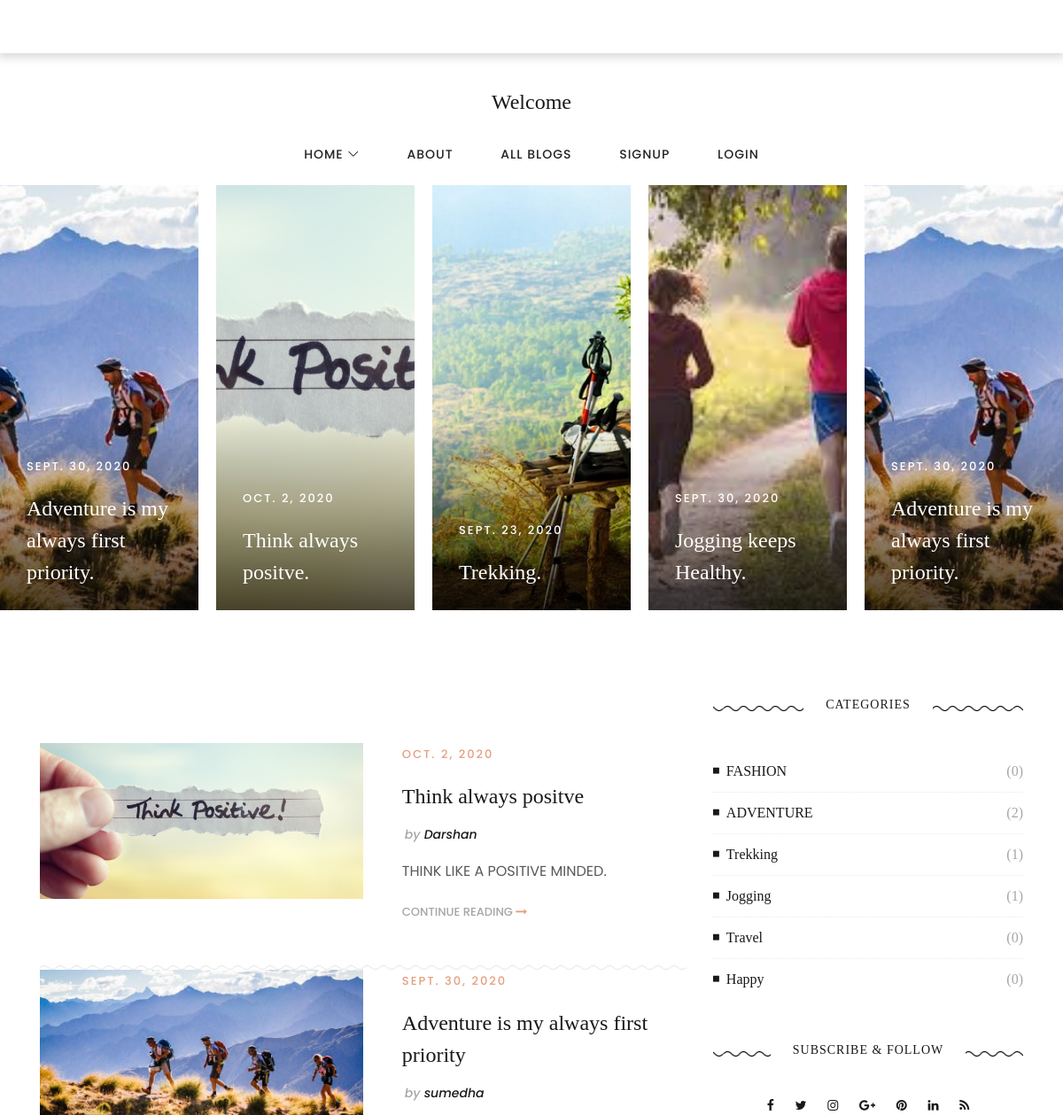
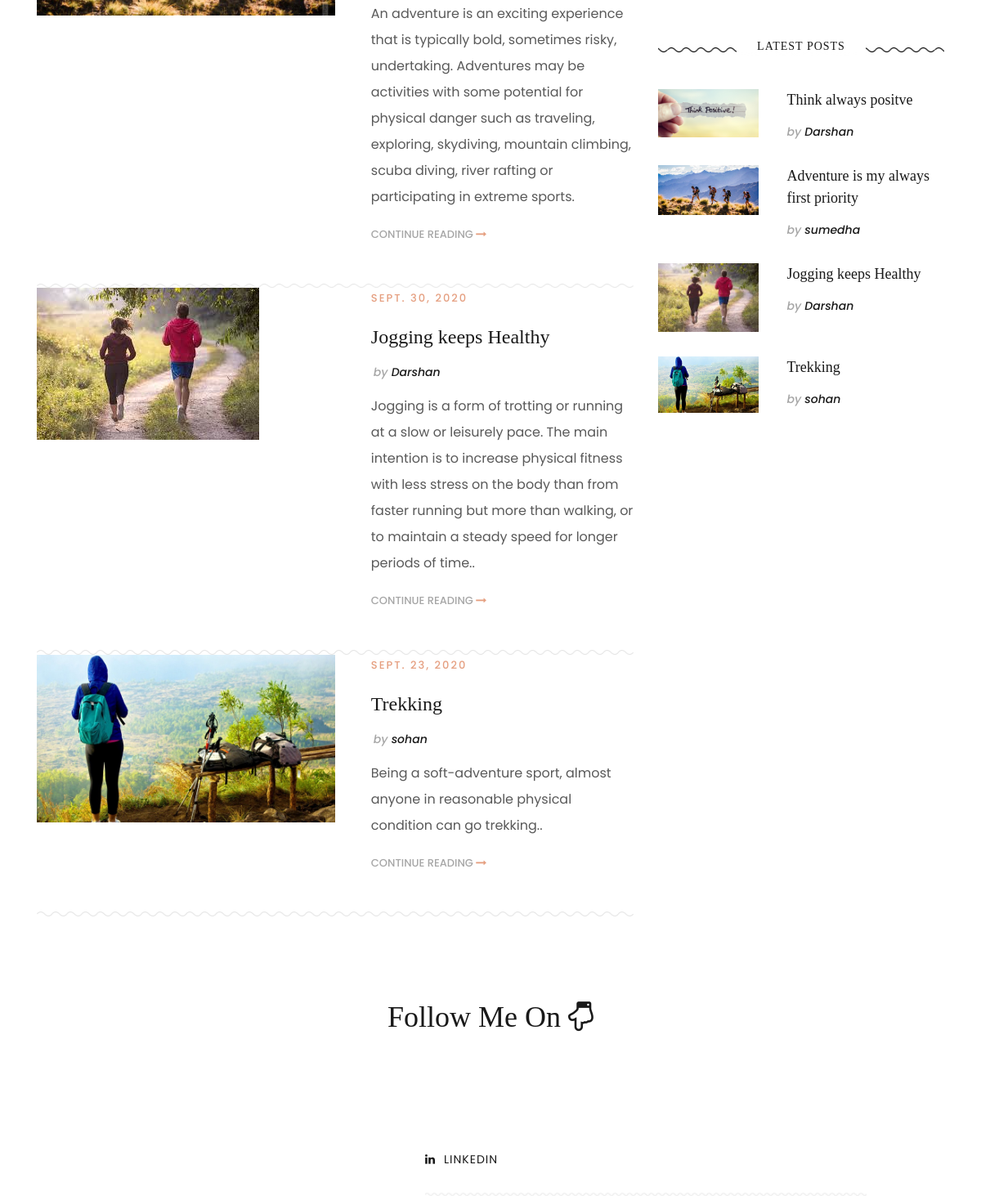
The page / on the database its author committed (2 pictures, top to bottom).
### Blog/models.py (models this page shows, shortened)
class BlogModel(models.Model):
    usr = models.ForeignKey(User, on_delete=models.CASCADE, null=True)
    cat = models.ForeignKey(Category, on_delete=models.CASCADE, null=True)
    title = models.CharField(max_length=50, null=True)
    desc = models.TextField(null=True)
    date = models.DateField(null=True)
    long_desc = models.TextField(null=True)
    image = models.FileField(null=True)
    def __str__(self):
        return self.title + " -- " + self.cat.name

class Category(models.Model):
    name = models.CharField(max_length=100, null=True)

### Blog/views.py (the view)
# urls.py: path('', newhome, name='home'),
def newhome(request):
    allblog = BlogModel.objects.all()
    categorys = Category.objects.all()
    blog = allblog[::-1]
    print(blog)
    last_five_blog = blog[:5]
    print(last_five_blog)
    d = {'allblog': allblog, 'last_five_blog': last_five_blog, 'category': categorys}
    return render(request, 'newtemp/index.html', d)

### Blog/templates/newtemp/index.html
{% extends 'newtemp/base.html' %}
{% load static %}
{% block body %}
    <section class="hero-area">
        <div class="hero-post-slides owl-carousel">
            {% for i in allblog %}
            <div class="single-hero-post">
                <div class="slide-img bg-img" style="background-image:url({{i.image.url}});" ></div>
                <div class="hero-slides-content">
                    <p>{{ i.date }}</p>
                    <a href="{% url 'blog' i.id %}" class="post-title">
                        <h4>{{ i.title }}.</h4>
                    </a>
                </div>
            </div>
            {% endfor %}
        </div>
    <section class="blog-content-area section-padding-100">
        <div class="container">
            <div class="row justify-content-center">
                <div class="col-12 col-lg-8">
                    <div class="blog-posts-area">
                        <div class="single-blog-post d-flex flex-wrap mt-50">
                            {% for i in last_five_blog %}
                            <div class="post-thumbnail mb-50">
                                <a href="{% url 'blog' i.id %}"><img src="{{ i.image.url }}" alt=""></a>
                            </div>
                            <div class="post-content mb-50">
                                <p class="post-date">{{ i.date }}</p>
                                <a href="{% url 'blog' i.id %}" class="post-title">
                                    <h4>{{ i.title }}</h4>
                                </a>
                                <div class="post-meta">
                                    <a href="{% url 'blog' i.id %}"><span>by</span> {{ i.usr.first_name }}</a>
                                </div>
                                <p class="post-excerpt">{{ i.desc }}.</p>
                                <a href="{% url 'blog' i.id %}" class="read-more-btn">Continue Reading <i class="fa fa-long-arrow-right" aria-hidden="true"></i></a>
                            </div>
                            <img class="post-curve-line" src="{% static 'img/core-img/post-curve-line.png' %}" alt="">
                            {% endfor %}
                        </div>
                    </div>
                </div>
                <div class="col-12 col-sm-9 col-md-6 col-lg-4">
                    <div class="post-sidebar-area">
                        <div class="single-widget-area mt-0">
                            <div class="widget-title">
                                <h6>Categories</h6>
                            </div>
                            <ol class="foode-catagories">
                                {% for i in category %}
                                <li><a href="#"><span><i class="fa fa-stop" aria-hidden="true"></i>{{ i.name }}</span> <span>({{ i.blogmodel_set.count }})</span></a></li>
                                {% endfor %}
                            </ol>
                        </div>
                        <div class="single-widget-area">
                            <div class="widget-title">
                                <h6>Subscribe &amp; Follow</h6>
                            </div>
                            <div class="widget-social-info text-center">
                                <a href="#"><i class="fa fa-facebook"></i></a>
                                <a href="#"><i class="fa fa-twitter"></i></a>
                                <a href="#"><i class="fa fa-instagram"></i></a>
                                <a href="#"><i class="fa fa-google-plus"></i></a>
                                <a href="#"><i class="fa fa-pinterest"></i></a>
                                <a href="#"><i class="fa fa-linkedin"></i></a>
                                <a href="#"><i class="fa fa-rss"></i></a>
                            </div>
                        </div>
                        <div class="single-widget-area">
                            <div class="widget-title">
                                <h6>Latest Posts</h6>
                            </div>
                            {% for i in last_five_blog %}
                            <div class="single-latest-post d-flex">
                               <div class="post-thumb">
                                    <img src="{{ i.image.url }}" alt="">
                               </div>
                                <div class="post-content">
                                    <a href="#" class="post-title">
                                        <h6>{{ i.title }}</h6>
                                    </a>
                                    <a href="#" class="post-author"><span>by</span> {{ i.usr.first_name }}</a>
                                </div>
                            </div>
                            {% endfor %}
                        </div>
                    </div>
                </div>
            </div>
        </div>
    </section>
    </section>
{% endblock %}

### Blog/templates/newtemp/base.html (shortened to what this page needs)
{% load static %}
<head>
    <link rel="stylesheet" href="{% static 'style.css' %}">
</head>
<body>
    <header class="header-area">
        <div class="top-header">
        </div>
        <div class="foode-main-menu">
             <h4 align="center"> Welcome {{ request.user.username }}</h4>
            <div class="classy-nav-container breakpoint-off">
                <div class="container">
                    <nav class="classy-navbar" id="foodeNav">
                        <a href="{% url 'home' %}" class="nav-brand">
                        <div class="classy-menu">
                            <div class="classynav">
                                <ul>
                                    <li><a href="{% url 'home' %}">Home</a></li>
                                    <li><a href="{% url 'about' %}">About</a></li>
                                     <li><a href="{% url 'allblog' %}">All Blogs</a></li>
                                    {% if user.is_authenticated %}
                                    <li><a href="{% url 'addblog' %}">Create Blog </a> </li>
                                    <li><a href="{% url 'logout' %}">Logout</a></li>
                                    {% else %}
                                     <li><a href="{% url 'signup' %}">Signup</a></li>
                                    <li><a href="{% url 'newlogin' %}">Login</a></li>
                                    {% endif %}
                                </ul>
                            </div>
                        </div>
                    </nav>
                </div>
            </div>
        </div>
    </header>
{% block body %}
{% endblock %}
    <div class="follow-us-instagram">
        <div class="container">
            <div class="row">
                <div class="col-12">
                    <div class="section-heading">
                        <h2>Follow Me On <i class="fa fa-hand-o-down" aria-hidden="true"></i></h2>
                    </div>
                </div>
            </div>
        </div>
    </div>
    <footer class="footer-area">
        <div class="container">
            <div class="row">
                <div class="col-5"></div>
                <div class="col-6">
                    <div class="footer-social-info d-flex align-items-center justify-content-between">
                        <a href="https://www.linkedin.com/in/sumedha-agasimani-5811b7192/" style="text-align: center"><i class="fa fa-linkedin"></i><span>linkedin</span></a>
                    </div>
                    <img class="footer-curve" src="{% static 'img/core-img/foo-curve.png' %}" alt="">
                </div>
            </div>
        </div>
    </footer>
</body>
</html>

### Blog/static/css/classy-nav.css (style rules this page uses)
* { margin: 0; padding: 0; }
body { font-family: "Roboto", sans-serif; }
ul, ol { margin: 0; }
ul li, ol li { list-style: none; }
img { height: auto; max-width: 100%; }
.bg-img { background-position: center center; background-size: cover; background-repeat: no-repeat; }
.classy-nav-container { position: relative; z-index: 100; background-color: #ffffff; }
.classy-nav-container * { box-sizing: border-box; }
.classy-nav-container a { -webkit-transition-duration: 500ms; transition-duration: 500ms; text-decoration: none; outline: none; font-size: 14px; font-weight: 400; color: #232323; display: inline-block; }
.justify-content-between { -webkit-box-pack: justify; -ms-flex-pack: justify; justify-content: space-between; }
.justify-content-center { -webkit-box-pack: center; -ms-flex-pack: center; justify-content: center; }
.classy-navbar { width: 100%; height: 70px; padding: 0.5em 2em; display: -webkit-box; display: -ms-flexbox; display: flex; -webkit-box-align: center; -ms-flex-align: center; -ms-grid-row-align: center; align-items: center; }
.classy-navbar .nav-brand { font-size: 26px; font-weight: 500; color: #565656; display: inline-block; margin-right: 30px; }
.classynav ul li { display: inline-block; clear: both; position: inherit; z-index: 10; }
.classynav ul li a { padding: 0 12px; display: block; height: 35px; font-size: 14px; line-height: 34px; }
.classynav ul li.megamenu-item > a:after, .classynav ul li.has-down > a:after { font-family: 'classyfonts'; content: "\e900"; font-size: 12px; color: #000000; padding-left: 5px; -webkit-transition-duration: 500ms; transition-duration: 500ms; }
.breakpoint-off .classynav { display: -webkit-box; display: -ms-flexbox; display: flex; -webkit-box-align: center; -ms-flex-align: center; -ms-grid-row-align: center; align-items: center; }

### rows shown on the page
BlogModel: image (picture), date "SEPT. 23, 2020", title "Trekking", usr.first_name "sohan", desc "Being a soft-adventure sport, almost anyone in reasonable physical condition can go trekking."
BlogModel: image (picture), date "SEPT. 30, 2020", title "Jogging keeps Healthy", usr.first_name "Darshan", desc "Jogging is a form of trotting or running at a slow or leisurely pace. The main intention is to increase physical fitness with less stress on the body than from faster running but more than walking, or to maintain a steady speed for longer periods of time."
BlogModel: image (picture), date "SEPT. 30, 2020", title "Adventure is my always first priority", usr.first_name "sumedha", desc "An adventure is an exciting experience that is typically bold, sometimes risky, undertaking. Adventures may be activities with some potential for physical danger such as traveling, exploring, skydiving, mountain climbing, scuba diving, river rafting or participating in extreme sports"
BlogModel: image (picture), date "OCT. 2, 2020", title "Think always positve", usr.first_name "Darshan", desc "THINK LIKE A POSITIVE MINDED"
Category: name "FASHION", blogmodel_set.count "0"
Category: name "ADVENTURE", blogmodel_set.count "2"
Category: name "Trekking", blogmodel_set.count "1"
Category: name "Jogging", blogmodel_set.count "1"
Category: name "Travel", blogmodel_set.count "0"
Category: name "Happy", blogmodel_set.count "0"
